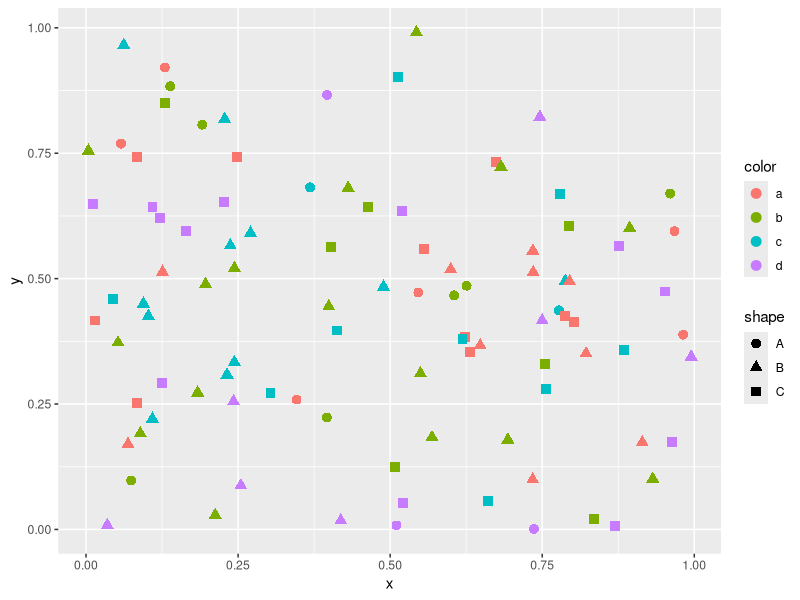

Write R code to recreate this figure.
## ---- chunk 1
#| echo: false
#| fig-width: 8
#| fig-height: 8

library(data.table)
library(ggplot2)

data.table(
  x = runif(100),
  y = runif(100),
  shape = sample(LETTERS[1:3], 100, replace = TRUE),
  color = sample(letters[1:4], 100, replace = TRUE)
) |>
  ggplot(
    aes(
      x = x,
      y = y,
      shape = shape,
      color = color
    )) +
  geom_point(
    size = 3
  )
